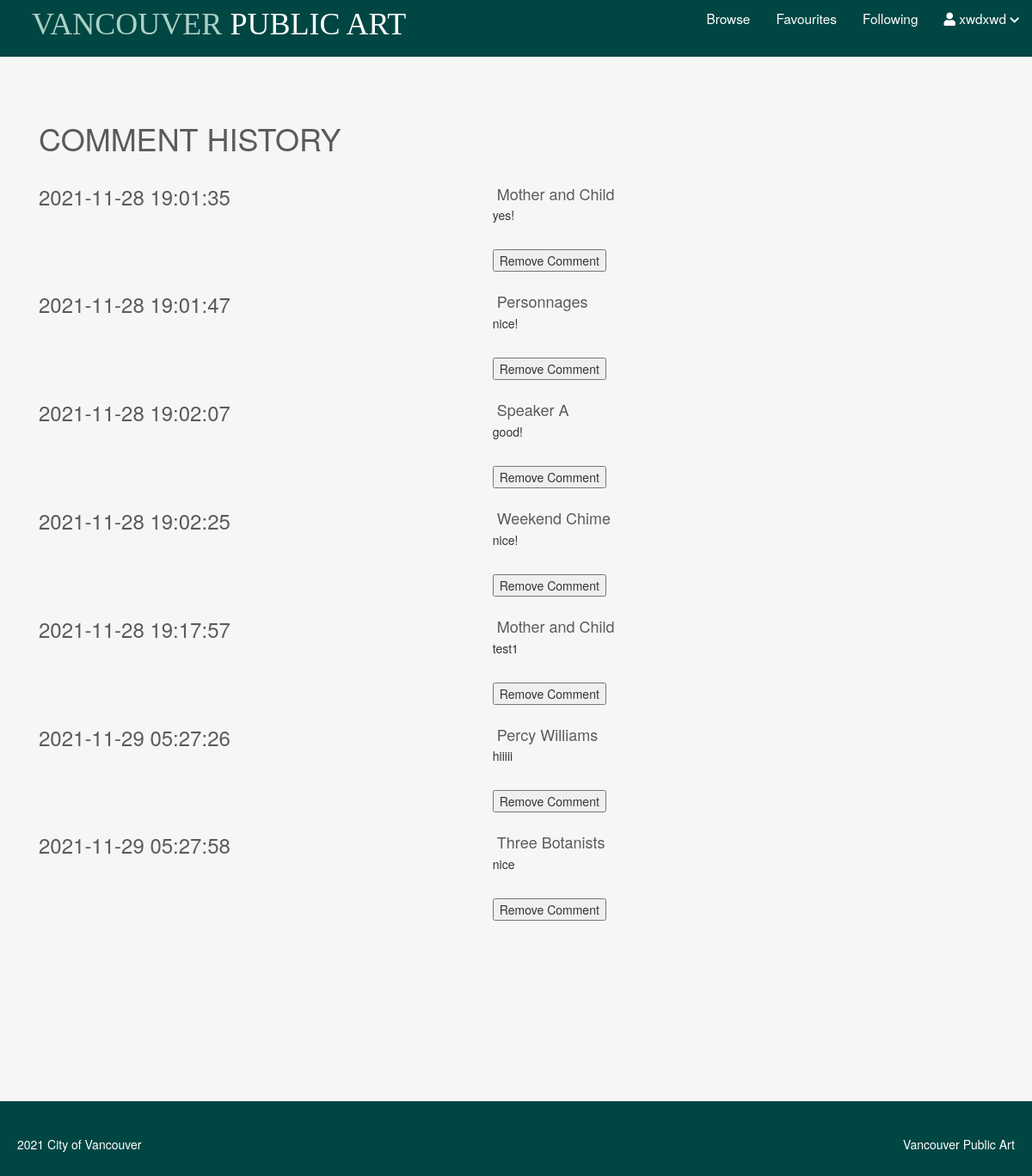
/public/member/commentHistory.php (signed in), run on the app's committed database.
### tables this page shows
CREATE TABLE `comment` (
  `commentID` int(10) NOT NULL,
  `userID` int(4) NOT NULL,
  `artID` int(4) NOT NULL,
  `date` timestamp NOT NULL DEFAULT current_timestamp() ON UPDATE current_timestamp(),
  `commentText` text NOT NULL
);

CREATE TABLE `artwork` (
  `artID` int(4) NOT NULL,
  `artName` varchar(150) DEFAULT NULL,
  `artistStatement` text DEFAULT NULL,
  `type` varchar(25) DEFAULT NULL,
  `status` varchar(13) DEFAULT NULL,
  `siteName` varchar(83) DEFAULT NULL,
  `siteAddress` varchar(95) DEFAULT NULL,
  `material` varchar(100) DEFAULT NULL,
  `photoURL` varchar(97) DEFAULT NULL,
  `ownership` varchar(50) DEFAULT NULL,
  `neighborhood` varchar(24) DEFAULT NULL,
  `locationOnSite` varchar(279) DEFAULT NULL,
  `geom` varchar(58) DEFAULT NULL,
  `description` text DEFAULT NULL,
  `artistID` int(3) NOT NULL,
  `year` int(4) DEFAULT NULL
);

### private/controller/getcommentHistory.php (called while the page is built)
<?php $comment = 'comment';
$artwork = 'artwork';
$member = 'member';
$userID = $_SESSION['userID'];
$history = selectAllFromThreeTables($artwork, $comment, $member, $userID);

### private/database/db.php (called while the page is built, shortened)
<?php
require('db_connect.php');
function selectAllFromThreeTables($artwork, $comment, $member,  $userID)
{
    global $conn;
    $query = "SELECT a.artName,a.artID, c.commentText, c.date,c.commentID, m.username,m.userID FROM $comment c
    INNER JOIN $artwork a ON a.artID = c.artID
    INNER JOIN $member m ON c.userID = m.userID
    WHERE m.userID = $userID";
    $result = mysqli_query($conn, $query);
    return $result;
}

### private/initialize.php (called while the page is built, shortened)
<?php
function url_for($script_path) {
    if($script_path[0] != '/') {
      $script_path = "/" . $script_path;
    }
    return WWW_ROOT . $script_path;
  }

### public/member/commentHistory.php (the view, shortened to what this page needs)
<?php include('../../private/initialize.php');
include("../../private/database/db.php");
include("../../private/controller/getcommentHistory.php");
?>
<!DOCTYPE html>
<html lang="en">
<head>
    <link rel="stylesheet" href="https://code.jquery.com/ui/1.9.2/themes/base/jquery-ui.css">
    <link rel="stylesheet" href="https://maxcdn.bootstrapcdn.com/bootstrap/3.4.1/css/bootstrap.min.css">
    <link rel="stylesheet" href="https://use.fontawesome.com/releases/v5.7.2/css/all.css">
</head>
<body>
    <?php include(INCLUDE_PATH . '/header.php'); ?>
    <div class="msg">
    </div>
    <div class="history-container">
        <h1>COMMENT HISTORY</h1>
        <?php foreach ($history as $row) { ?>
            <div class="history-box" id="cmt<?php echo $row['commentID'] ?>">
                <div class="left-side">
                    <h3><?php echo $row['date'] ?></h3>
                </div>
                <div class="right-side">
                    <a href="<?php echo url_for('art_detail.php?id=' . $row['artID']) ?>">
                        <h4><?php echo $row['artName'] ?></h4>
                    </a>
                    <a href="<?php echo url_for('art_detail.php?id=' . $row['artID']) . '#' . $row['username'] ?>">
                        <p><?php echo $row['commentText'] ?></p>
                    </a>
                    <button name='removeBtn' class="removeBtn" onclick="removeComment(<?php echo $row['commentID'] ?>)">Remove Comment</button>
                </div>
            </div>
        <?php } ?>
    </div>
    <?php include(INCLUDE_PATH . '/footer.php'); ?>
</body>
</html>

### data on the page
comment: date "2021-11-28 19:01:35", artID.artName "Mother and Child", commentText "yes!"
comment: date "2021-11-28 19:01:47", artID.artName "Personnages", commentText "nice!"
comment: date "2021-11-28 19:02:07", artID.artName "Speaker A", commentText "good!"
comment: date "2021-11-28 19:02:25", artID.artName "Weekend Chime", commentText "nice!"
comment: date "2021-11-28 19:17:57", artID.artName "Mother and Child", commentText "test1"
comment: date "2021-11-29 05:27:26", artID.artName "Percy Williams", commentText "hiiiii"
comment: date "2021-11-29 05:27:58", artID.artName "Three Botanists", commentText "nice"

### other printed values
$_SESSION['username'] "xwdxwd"
